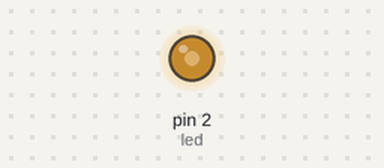
Bench run of a sketch on a simulated Arduino Uno, built with avr-gcc and run on an emulated ATmega328P. Shown: output pins drawn as LEDs (lit = HIGH). Random numbers use the default seed unless the sketch sets one.

Above: at 0.41 s.
Timing chart, 0 to 40.0 s (numbered marks = the images above):
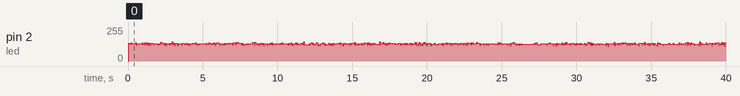

The sketch:

20180928.ino
```cpp
#define led 2
void setup()
{
  // put your setup code here, to run once:
  srand(rand());
  for(int rp=0;rp;rp++);
  pinMode(led,OUTPUT);
}

void loop()
{
  // put your main code here, to run repeatedly:
  if((rand()%2)&1)
  {
    digitalWrite(led,HIGH);
  }
  else
  {
    digitalWrite(led,LOW);
  }
}
```
